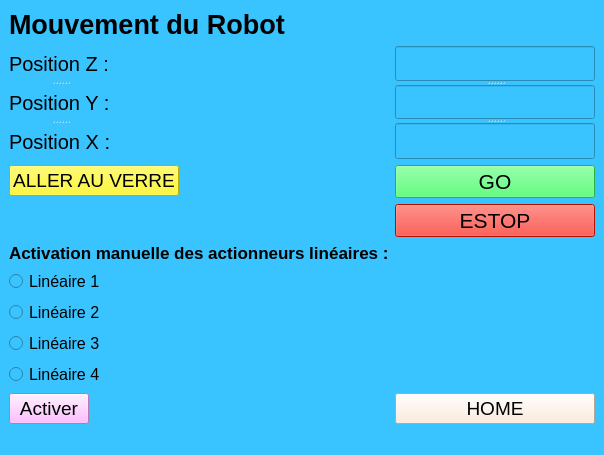
<?xml version="1.0" encoding="UTF-8"?>
<ui version="4.0">
 <class>MainWindow</class>
 <widget class="QMainWindow" name="MainWindow">
  <property name="geometry">
   <rect>
    <x>0</x>
    <y>0</y>
    <width>604</width>
    <height>455</height>
   </rect>
  </property>
  <property name="minimumSize">
   <size>
    <width>0</width>
    <height>0</height>
   </size>
  </property>
  <property name="maximumSize">
   <size>
    <width>1000</width>
    <height>1000</height>
   </size>
  </property>
  <property name="windowTitle">
   <string>test</string>
  </property>
  <property name="styleSheet">
   <string notr="true">background-color: rgb(58, 196, 255);</string>
  </property>
  <widget class="QWidget" name="centralwidget">
   <layout class="QFormLayout" name="formLayout">
    <item row="0" column="0" colspan="2">
     <widget class="QLabel" name="titre_mouvement">
      <property name="font">
       <font>
        <pointsize>20</pointsize>
        <weight>75</weight>
        <bold>true</bold>
       </font>
      </property>
      <property name="text">
       <string>Mouvement du Robot</string>
      </property>
     </widget>
    </item>
    <item row="1" column="0">
     <widget class="QSplitter" name="splitter_2">
      <property name="orientation">
       <enum>Qt::Vertical</enum>
      </property>
      <widget class="QSplitter" name="splitter_4">
       <property name="orientation">
        <enum>Qt::Vertical</enum>
       </property>
       <widget class="QLabel" name="label_3">
        <property name="font">
         <font>
          <pointsize>15</pointsize>
         </font>
        </property>
        <property name="text">
         <string>Position Z :</string>
        </property>
       </widget>
       <widget class="QLabel" name="label_2">
        <property name="font">
         <font>
          <pointsize>15</pointsize>
         </font>
        </property>
        <property name="text">
         <string>Position Y :</string>
        </property>
       </widget>
       <widget class="QLabel" name="label">
        <property name="font">
         <font>
          <pointsize>15</pointsize>
         </font>
        </property>
        <property name="text">
         <string>Position X :</string>
        </property>
       </widget>
      </widget>
     </widget>
    </item>
    <item row="1" column="1">
     <widget class="QSplitter" name="splitter_3">
      <property name="orientation">
       <enum>Qt::Vertical</enum>
      </property>
      <widget class="QSplitter" name="splitter">
       <property name="orientation">
        <enum>Qt::Vertical</enum>
       </property>
       <widget class="QLineEdit" name="position_X"/>
       <widget class="QLineEdit" name="position_Y"/>
      </widget>
      <widget class="QLineEdit" name="position_Z"/>
     </widget>
    </item>
    <item row="4" column="0">
     <widget class="QPushButton" name="bouton_VERRE">
      <property name="minimumSize">
       <size>
        <width>40</width>
        <height>26</height>
       </size>
      </property>
      <property name="font">
       <font>
        <pointsize>14</pointsize>
       </font>
      </property>
      <property name="styleSheet">
       <string notr="true">background-color: rgb(255, 247, 5);</string>
      </property>
      <property name="text">
       <string>ALLER AU VERRE</string>
      </property>
     </widget>
    </item>
    <item row="4" column="1">
     <widget class="QPushButton" name="bouton_GO">
      <property name="minimumSize">
       <size>
        <width>40</width>
        <height>26</height>
       </size>
      </property>
      <property name="font">
       <font>
        <pointsize>16</pointsize>
       </font>
      </property>
      <property name="styleSheet">
       <string notr="true">background-color: rgb(47, 255, 88);</string>
      </property>
      <property name="text">
       <string>GO</string>
      </property>
     </widget>
    </item>
    <item row="11" column="0">
     <widget class="QRadioButton" name="lin_1">
      <property name="font">
       <font>
        <pointsize>12</pointsize>
       </font>
      </property>
      <property name="text">
       <string>Linéaire 1</string>
      </property>
     </widget>
    </item>
    <item row="12" column="0">
     <widget class="QRadioButton" name="lin_2">
      <property name="font">
       <font>
        <pointsize>12</pointsize>
       </font>
      </property>
      <property name="text">
       <string>Linéaire 2</string>
      </property>
     </widget>
    </item>
    <item row="13" column="0">
     <widget class="QRadioButton" name="lin_3">
      <property name="font">
       <font>
        <pointsize>12</pointsize>
       </font>
      </property>
      <property name="text">
       <string>Linéaire 3</string>
      </property>
     </widget>
    </item>
    <item row="14" column="0">
     <widget class="QRadioButton" name="lin_4">
      <property name="font">
       <font>
        <pointsize>12</pointsize>
       </font>
      </property>
      <property name="text">
       <string>Linéaire 4</string>
      </property>
     </widget>
    </item>
    <item row="10" column="0">
     <widget class="QLabel" name="label_4">
      <property name="font">
       <font>
        <pointsize>13</pointsize>
        <weight>75</weight>
        <bold>true</bold>
       </font>
      </property>
      <property name="text">
       <string>Activation manuelle des actionneurs linéaires :</string>
      </property>
     </widget>
    </item>
    <item row="15" column="0">
     <widget class="QPushButton" name="bouton_LINEAIRE">
      <property name="font">
       <font>
        <pointsize>14</pointsize>
       </font>
      </property>
      <property name="styleSheet">
       <string notr="true">background-color: rgb(255, 170, 255);</string>
      </property>
      <property name="text">
       <string>Activer</string>
      </property>
     </widget>
    </item>
    <item row="6" column="1">
     <widget class="QPushButton" name="bouton_ESTOP">
      <property name="minimumSize">
       <size>
        <width>40</width>
        <height>26</height>
       </size>
      </property>
      <property name="font">
       <font>
        <pointsize>16</pointsize>
       </font>
      </property>
      <property name="styleSheet">
       <string notr="true">background-color: rgb(255, 18, 2);</string>
      </property>
      <property name="text">
       <string>ESTOP</string>
      </property>
     </widget>
    </item>
    <item row="15" column="1">
     <widget class="QPushButton" name="HOME">
      <property name="minimumSize">
       <size>
        <width>40</width>
        <height>26</height>
       </size>
      </property>
      <property name="font">
       <font>
        <pointsize>14</pointsize>
       </font>
      </property>
      <property name="styleSheet">
       <string notr="true">background-color: rgb(255, 232, 212);</string>
      </property>
      <property name="text">
       <string>HOME</string>
      </property>
     </widget>
    </item>
   </layout>
  </widget>
  <widget class="QMenuBar" name="menubar">
   <property name="geometry">
    <rect>
     <x>0</x>
     <y>0</y>
     <width>604</width>
     <height>18</height>
    </rect>
   </property>
  </widget>
  <widget class="QStatusBar" name="statusbar"/>
 </widget>
 <resources/>
 <connections/>
</ui>
